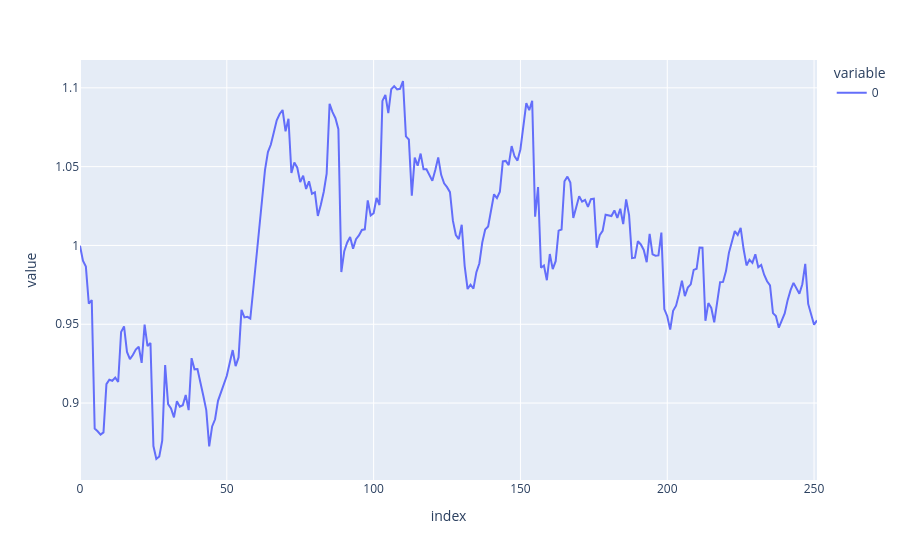

The cell this chart's notebook holds for it:
### Code cell
px.line(retornos_acumulados[0])

### Figure 1 — Plotly figure (JSON) as saved in the notebook; plotly's stock layout.template omitted (floating-point values rounded to 4 significant figures; data arrays with more than 128 entries replaced by an {"elided": "..."} marker saying what was removed)
{"data": [{"hovertemplate": "variable=0<br>index=%{x}<br>value=%{y}<extra></extra>", "legendgroup": "0", "line": {"color": "#636efa", "dash": "solid"}, "marker": {"symbol": "circle"}, "mode": "lines", "name": "0", "orientation": "v", "showlegend": true, "type": "scatter", "x": {"elided": "252 int values"}, "xaxis": "x", "y": {"elided": "252 float values"}, "yaxis": "y"}], "layout": {"legend": {"title": {"text": "variable"}, "tracegroupgap": 0}, "margin": {"t": 60}, "xaxis": {"anchor": "y", "domain": [0, 1], "title": {"text": "index"}}, "yaxis": {"anchor": "x", "domain": [0, 1], "title": {"text": "value"}}}}
